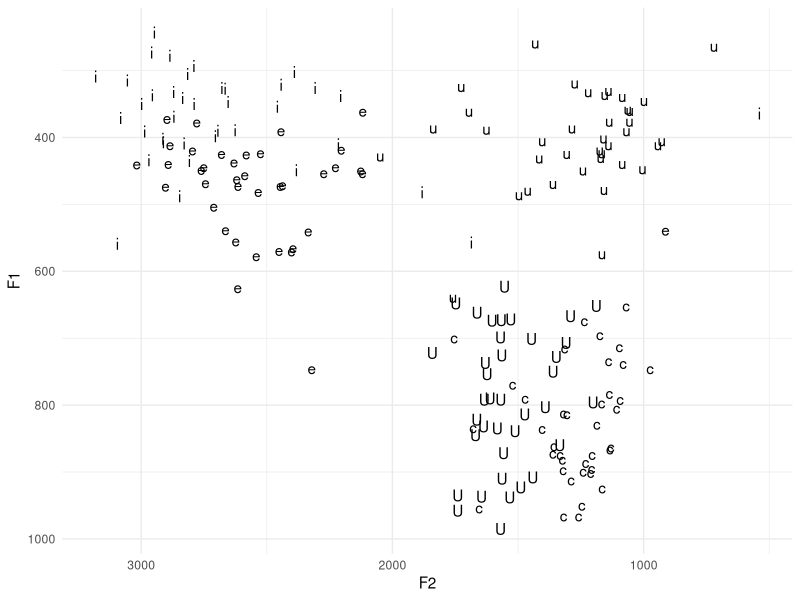

Generate this figure with R:
## ---- chunk 1
knitr::opts_chunk$set(message=FALSE,warning=FALSE, cache=TRUE)
## ---- chunk 2
library(ggplot2)
data_24 <- read.csv("LING2200_vowels_2024.csv", header=TRUE)
vowel_space_24 <- ggplot(data_24, aes(x=F2, y=F1, label=Vowel)) + geom_text() + scale_x_reverse() + scale_y_reverse() + theme_minimal()
vowel_space_24
